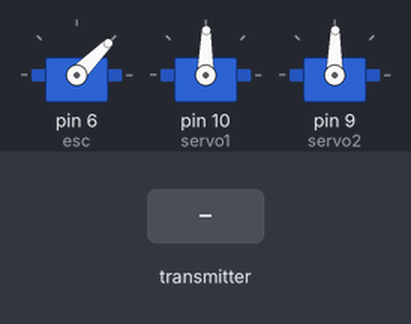
Simulated run of this sketch. Board: Arduino Uno, built with avr-gcc and run on an emulated ATmega328P. Shown: 3 × servo. The test bench sets the inputs (shaded band). No radio packets arrive unless stated.

Above: at 1.2 s.
1.3 s: the transmitter starts sending j1PotX = 0
At 2.1 s:
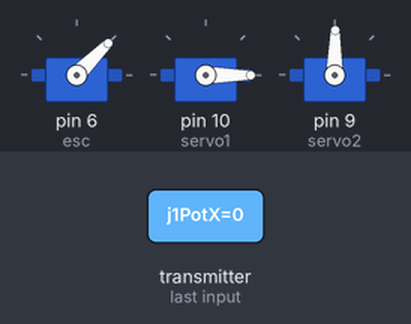
2.8 s: the transmitter starts sending j1PotY = 0
At 3.2 s:
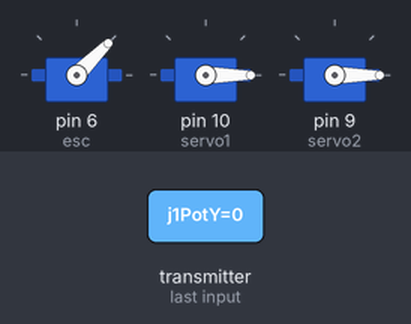
4.3 s: the transmitter starts sending pot = 64
At 5.5 s:
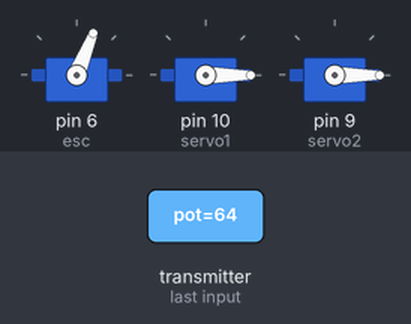
5.8 s: the transmitter starts sending pot = 0
At 6.6 s:
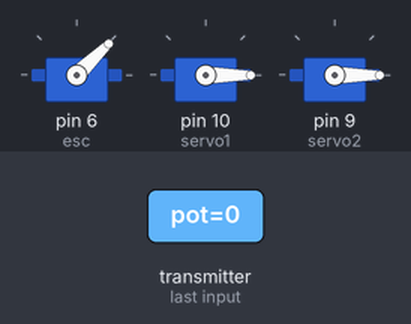
Timing chart, 0 to 8.3 s (numbered marks = the images above; inputs shaded):
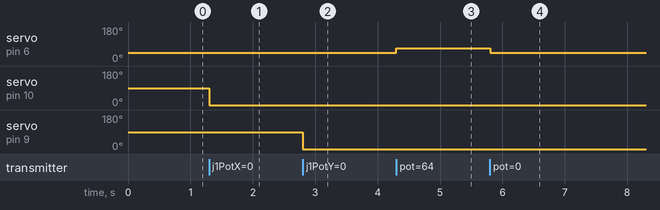

The sketch:

nrf24L01ProjectReceiver.ino
```cpp
#include <SPI.h>
#include <RF24.h>
#include <nRF24L01.h>
#include <Servo.h>

RF24 radio(7,8); // CE CNS

const byte address[6] = "00001";

unsigned long lastReceiveTime = 0;
unsigned long currentTime = 0;

Servo esc;
Servo servo1;
Servo servo2;
int escValue, servo1Value, servo2Value;

struct Data_Package
{
  byte j1PotX;
  byte j1PotY;
  byte j2PotX;
  byte j2PotY;
  byte pot;
  byte leftToggle;
  byte rightToggle;
};


Data_Package data;

void setup()
{
  radio.begin();
  radio.openReadingPipe(0, address);
  radio.setAutoAck(false);
  radio.setDataRate(RF24_250KBPS);
  radio.setPALevel(RF24_PA_MIN);
  radio.startListening();

  resetData();

  esc.attach(6);
  servo1.attach(10);
  servo2.attach(9);

}

void loop()
{
  if(radio.available()){
    radio.read(&data, sizeof(Data_Package));

    lastReceiveTime = millis();
  }

  currentTime = millis();
  if(currentTime - lastReceiveTime > 100)
  {
    resetData();
  }

  servo1Value = map(data.j1PotX, 0, 255, 0, 180);
  servo2Value = map(data.j1PotY, 0, 255, 0, 180);

  servo1.write(servo1Value);
  servo2.write(servo2Value);

  escValue = map(data.pot, 0, 255, 1000, 2000);
  esc.writeMicroseconds(escValue);

}


void resetData()
{
  data.j1PotX = 127;
  data.j1PotY = 127;
  data.j2PotX = 127;
  data.j2PotY = 127;
  data.pot = 1;
  data.leftToggle = 0;
  data.rightToggle = 0;

}
```

Measured:
- after the input at 1.3 s, servo on pin 10 (servo1): 89° → 0° at once
- after the input at 2.8 s, servo on pin 9 (servo2): 89° → 0° at once
- after the input at 4.3 s, servo on pin 6 (esc): 45° → 68° at once
- after the input at 5.8 s, servo on pin 6 (esc): 68° → 44° at once
